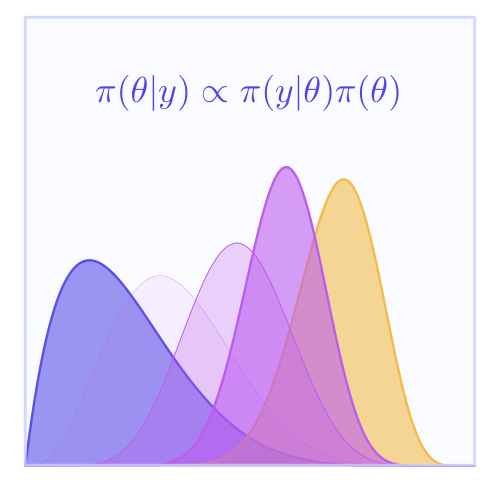

Write the Julia code that produced this figure.
### A Pluto.jl notebook ###
# v0.19.46

using Markdown
using InteractiveUtils

# ╔═╡ f04296a0-7b74-11ef-2f22-35ce664933f5
using StatsPlots

# ╔═╡ fa894bec-a973-403a-a1aa-3b86d2c5f85d
using Distributions

# ╔═╡ c34b0b3c-3fda-430c-ada0-e44e34d73f3e
using Random

# ╔═╡ 7d1e3797-21d5-4c85-9bd7-7c56e2a66539
using Colors

# ╔═╡ fcfc3577-aaba-4156-960c-8bd348c309ec
using LaTeXStrings

# ╔═╡ f317327f-90f2-467a-92bb-4188cf17e640
plum, blue, grey = colorant"#870052", colorant"#4DB5BC", colorant"#222222"

# ╔═╡ 6ba02a70-4c56-42d3-848b-291445ceedc9
c1, c2, c3 = colorant"#BD54EE", colorant"#f5bb3c", colorant"#C7D2FE"

# ╔═╡ e3d2ee68-742e-4efc-83af-fa2339f5db8f
p = 0.6

# ╔═╡ f8c51669-782d-4136-ac83-64ee1d3f28c6
begin
	rng = Xoshiro(200)
	x = rand(rng, Bernoulli(p), 24)
end

# ╔═╡ 547a8be7-bc76-425f-937b-a6be3cd6c3f3
α, β = 2, 7

# ╔═╡ 368c9054-96e8-4059-b8dc-029677ebeef9
prior = Beta(α, β)

# ╔═╡ da7fb093-6b5e-4ec8-9ec1-fb93f4062b92
rectangle(w, h, x, y) = Shape(x .+ [0,w,w,0], y .+ [0,0,h,h])

# ╔═╡ 854601e1-96f0-4ef8-b4a4-116dd31f6fc2
bg = colorant"#5046e5"

# ╔═╡ 1af568fb-05ea-419c-b97c-b95d369ef380
begin
	plt = plot(prior, fillrange=0, c=bg, fillalpha=0.6, lw=2.4, legend=false, axis=false, grid=false, size=(500, 500), xticks=true, yticks=false, background_color=:transparent)
	
	likelihood = Beta(1 + sum(x), 1 + sum(x .== 0))
	plot!(likelihood, c=c2, fillrange=0, fillalpha=0.6, lw=2.4)
	
	for i in eachindex(x)
		i ∉ [3, 10, 24] && continue
		v = collect(Iterators.take(x, i))

		current_posterior = Beta(α + sum(v), β + sum(v .== 0))
		
		fillalpha = 0.034 * i / 1.25
		lw = 0.1 * i
		
		plot!(current_posterior, c=c1, fillrange=0, fillalpha=minimum([fillalpha, 0.6]), lw=lw)
	end

	annotate!(0.5, 5.75, (L"\pi(\theta \vert y) \propto \pi(y \vert \theta) \pi(\theta)", bg), 24)

	posterior = Beta(α + sum(x), β + sum(x .== 0))

	ylims!(0, 7)

	plot!(rectangle(1,6.9,0,0.015), opacity=0.8, fillalpha=0.08, color=c3, lw=3, linecolor=c3)
	
	plt
end

# ╔═╡ b9d35eea-dd1f-4b48-8f4f-f9eddf02dafa
savefig(joinpath(@__DIR__, "updating.svg"))

# ╔═╡ 00000000-0000-0000-0000-000000000001
PLUTO_PROJECT_TOML_CONTENTS = """
[deps]
Colors = "5ae59095-9a9b-59fe-a467-6f913c188581"
Distributions = "31c24e10-a181-5473-b8eb-7969acd0382f"
LaTeXStrings = "b964fa9f-0449-5b57-a5c2-d3ea65f4040f"
Random = "9a3f8284-a2c9-5f02-9a11-845980a1fd5c"
StatsPlots = "f3b207a7-027a-5e70-b257-86293d7955fd"

[compat]
Colors = "~0.12.11"
Distributions = "~0.25.112"
LaTeXStrings = "~1.3.1"
StatsPlots = "~0.15.7"
"""

# ╔═╡ 00000000-0000-0000-0000-000000000002
PLUTO_MANIFEST_TOML_CONTENTS = """
# This file is machine-generated - editing it directly is not advised

julia_version = "1.10.5"
manifest_format = "2.0"
project_hash = "3faf4669d307fd318adc2a84dab7c0780984148f"

[[deps.AbstractFFTs]]
deps = ["LinearAlgebra"]
git-tree-sha1 = "d92ad398961a3ed262d8bf04a1a2b8340f915fef"
uuid = "621f4979-c628-5d54-868e-fcf4e3e8185c"
version = "1.5.0"
weakdeps = ["ChainRulesCore", "Test"]

    [deps.AbstractFFTs.extensions]
    AbstractFFTsChainRulesCoreExt = "ChainRulesCore"
    AbstractFFTsTestExt = "Test"

[[deps.Adapt]]
deps = ["LinearAlgebra", "Requires"]
git-tree-sha1 = "6a55b747d1812e699320963ffde36f1ebdda4099"
uuid = "79e6a3ab-5dfb-504d-930d-738a2a938a0e"
version = "4.0.4"
weakdeps = ["StaticArrays"]

    [deps.Adapt.extensions]
    AdaptStaticArraysExt = "StaticArrays"

[[deps.AliasTables]]
deps = ["PtrArrays", "Random"]
git-tree-sha1 = "9876e1e164b144ca45e9e3198d0b689cadfed9ff"
uuid = "66dad0bd-aa9a-41b7-9441-69ab47430ed8"
version = "1.1.3"

[[deps.ArgTools]]
uuid = "0dad84c5-d112-42e6-8d28-ef12dabb789f"
version = "1.1.1"

[[deps.Arpack]]
deps = ["Arpack_jll", "Libdl", "LinearAlgebra", "Logging"]
git-tree-sha1 = "9b9b347613394885fd1c8c7729bfc60528faa436"
uuid = "7d9fca2a-8960-54d3-9f78-7d1dccf2cb97"
version = "0.5.4"

[[deps.Arpack_jll]]
deps = ["Artifacts", "CompilerSupportLibraries_jll", "JLLWrappers", "Libdl", "OpenBLAS_jll", "Pkg"]
git-tree-sha1 = "5ba6c757e8feccf03a1554dfaf3e26b3cfc7fd5e"
uuid = "68821587-b530-5797-8361-c406ea357684"
version = "3.5.1+1"

[[deps.Artifacts]]
uuid = "56f22d72-fd6d-98f1-02f0-08ddc0907c33"

[[deps.AxisAlgorithms]]
deps = ["LinearAlgebra", "Random", "SparseArrays", "WoodburyMatrices"]
git-tree-sha1 = "01b8ccb13d68535d73d2b0c23e39bd23155fb712"
uuid = "13072b0f-2c55-5437-9ae7-d433b7a33950"
version = "1.1.0"

[[deps.Base64]]
uuid = "2a0f44e3-6c83-55bd-87e4-b1978d98bd5f"

[[deps.BitFlags]]
git-tree-sha1 = "0691e34b3bb8be9307330f88d1a3c3f25466c24d"
uuid = "d1d4a3ce-64b1-5f1a-9ba4-7e7e69966f35"
version = "0.1.9"

[[deps.Bzip2_jll]]
deps = ["Artifacts", "JLLWrappers", "Libdl", "Pkg"]
git-tree-sha1 = "9e2a6b69137e6969bab0152632dcb3bc108c8bdd"
uuid = "6e34b625-4abd-537c-b88f-471c36dfa7a0"
version = "1.0.8+1"

[[deps.Cairo_jll]]
deps = ["Artifacts", "Bzip2_jll", "CompilerSupportLibraries_jll", "Fontconfig_jll", "FreeType2_jll", "Glib_jll", "JLLWrappers", "LZO_jll", "Libdl", "Pixman_jll", "Xorg_libXext_jll", "Xorg_libXrender_jll", "Zlib_jll", "libpng_jll"]
git-tree-sha1 = "a2f1c8c668c8e3cb4cca4e57a8efdb09067bb3fd"
uuid = "83423d85-b0ee-5818-9007-b63ccbeb887a"
version = "1.18.0+2"

[[deps.ChainRulesCore]]
deps = ["Compat", "LinearAlgebra"]
git-tree-sha1 = "3e4b134270b372f2ed4d4d0e936aabaefc1802bc"
uuid = "d360d2e6-b24c-11e9-a2a3-2a2ae2dbcce4"
version = "1.25.0"
weakdeps = ["SparseArrays"]

    [deps.ChainRulesCore.extensions]
    ChainRulesCoreSparseArraysExt = "SparseArrays"

[[deps.Clustering]]
deps = ["Distances", "LinearAlgebra", "NearestNeighbors", "Printf", "Random", "SparseArrays", "Statistics", "StatsBase"]
git-tree-sha1 = "9ebb045901e9bbf58767a9f34ff89831ed711aae"
uuid = "aaaa29a8-35af-508c-8bc3-b662a17a0fe5"
version = "0.15.7"

[[deps.CodecZlib]]
deps = ["TranscodingStreams", "Zlib_jll"]
git-tree-sha1 = "bce6804e5e6044c6daab27bb533d1295e4a2e759"
uuid = "944b1d66-785c-5afd-91f1-9de20f533193"
version = "0.7.6"

[[deps.ColorSchemes]]
deps = ["ColorTypes", "ColorVectorSpace", "Colors", "FixedPointNumbers", "PrecompileTools", "Random"]
git-tree-sha1 = "b5278586822443594ff615963b0c09755771b3e0"
uuid = "35d6a980-a343-548e-a6ea-1d62b119f2f4"
version = "3.26.0"

[[deps.ColorTypes]]
deps = ["FixedPointNumbers", "Random"]
git-tree-sha1 = "b10d0b65641d57b8b4d5e234446582de5047050d"
uuid = "3da002f7-5984-5a60-b8a6-cbb66c0b333f"
version = "0.11.5"

[[deps.ColorVectorSpace]]
deps = ["ColorTypes", "FixedPointNumbers", "LinearAlgebra", "Requires", "Statistics", "TensorCore"]
git-tree-sha1 = "a1f44953f2382ebb937d60dafbe2deea4bd23249"
uuid = "c3611d14-8923-5661-9e6a-0046d554d3a4"
version = "0.10.0"
weakdeps = ["SpecialFunctions"]

    [deps.ColorVectorSpace.extensions]
    SpecialFunctionsExt = "SpecialFunctions"

[[deps.Colors]]
deps = ["ColorTypes", "FixedPointNumbers", "Reexport"]
git-tree-sha1 = "362a287c3aa50601b0bc359053d5c2468f0e7ce0"
uuid = "5ae59095-9a9b-59fe-a467-6f913c188581"
version = "0.12.11"

[[deps.Compat]]
deps = ["TOML", "UUIDs"]
git-tree-sha1 = "8ae8d32e09f0dcf42a36b90d4e17f5dd2e4c4215"
uuid = "34da2185-b29b-5c13-b0c7-acf172513d20"
version = "4.16.0"
weakdeps = ["Dates", "LinearAlgebra"]

    [deps.Compat.extensions]
    CompatLinearAlgebraExt = "LinearAlgebra"

[[deps.CompilerSupportLibraries_jll]]
deps = ["Artifacts", "Libdl"]
uuid = "e66e0078-7015-5450-92f7-15fbd957f2ae"
version = "1.1.1+0"

[[deps.ConcurrentUtilities]]
deps = ["Serialization", "Sockets"]
git-tree-sha1 = "ea32b83ca4fefa1768dc84e504cc0a94fb1ab8d1"
uuid = "f0e56b4a-5159-44fe-b623-3e5288b988bb"
version = "2.4.2"

[[deps.Contour]]
git-tree-sha1 = "439e35b0b36e2e5881738abc8857bd92ad6ff9a8"
uuid = "d38c429a-6771-53c6-b99e-75d170b6e991"
version = "0.6.3"

[[deps.DataAPI]]
git-tree-sha1 = "abe83f3a2f1b857aac70ef8b269080af17764bbe"
uuid = "9a962f9c-6df0-11e9-0e5d-c546b8b5ee8a"
version = "1.16.0"

[[deps.DataStructures]]
deps = ["Compat", "InteractiveUtils", "OrderedCollections"]
git-tree-sha1 = "1d0a14036acb104d9e89698bd408f63ab58cdc82"
uuid = "864edb3b-99cc-5e75-8d2d-829cb0a9cfe8"
version = "0.18.20"

[[deps.DataValueInterfaces]]
git-tree-sha1 = "bfc1187b79289637fa0ef6d4436ebdfe6905cbd6"
uuid = "e2d170a0-9d28-54be-80f0-106bbe20a464"
version = "1.0.0"

[[deps.Dates]]
deps = ["Printf"]
uuid = "ade2ca70-3891-5945-98fb-dc099432e06a"

[[deps.Dbus_jll]]
deps = ["Artifacts", "Expat_jll", "JLLWrappers", "Libdl"]
git-tree-sha1 = "fc173b380865f70627d7dd1190dc2fce6cc105af"
uuid = "ee1fde0b-3d02-5ea6-8484-8dfef6360eab"
version = "1.14.10+0"

[[deps.DelimitedFiles]]
deps = ["Mmap"]
git-tree-sha1 = "9e2f36d3c96a820c678f2f1f1782582fcf685bae"
uuid = "8bb1440f-4735-579b-a4ab-409b98df4dab"
version = "1.9.1"

[[deps.Distances]]
deps = ["LinearAlgebra", "Statistics", "StatsAPI"]
git-tree-sha1 = "66c4c81f259586e8f002eacebc177e1fb06363b0"
uuid = "b4f34e82-e78d-54a5-968a-f98e89d6e8f7"
version = "0.10.11"
weakdeps = ["ChainRulesCore", "SparseArrays"]

    [deps.Distances.extensions]
    DistancesChainRulesCoreExt = "ChainRulesCore"
    DistancesSparseArraysExt = "SparseArrays"

[[deps.Distributed]]
deps = ["Random", "Serialization", "Sockets"]
uuid = "8ba89e20-285c-5b6f-9357-94700520ee1b"

[[deps.Distributions]]
deps = ["AliasTables", "FillArrays", "LinearAlgebra", "PDMats", "Printf", "QuadGK", "Random", "SpecialFunctions", "Statistics", "StatsAPI", "StatsBase", "StatsFuns"]
git-tree-sha1 = "d7477ecdafb813ddee2ae727afa94e9dcb5f3fb0"
uuid = "31c24e10-a181-5473-b8eb-7969acd0382f"
version = "0.25.112"

    [deps.Distributions.extensions]
    DistributionsChainRulesCoreExt = "ChainRulesCore"
    DistributionsDensityInterfaceExt = "DensityInterface"
    DistributionsTestExt = "Test"

    [deps.Distributions.weakdeps]
    ChainRulesCore = "d360d2e6-b24c-11e9-a2a3-2a2ae2dbcce4"
    DensityInterface = "b429d917-457f-4dbc-8f4c-0cc954292b1d"
    Test = "8dfed614-e22c-5e08-85e1-65c5234f0b40"

[[deps.DocStringExtensions]]
deps = ["LibGit2"]
git-tree-sha1 = "2fb1e02f2b635d0845df5d7c167fec4dd739b00d"
uuid = "ffbed154-4ef7-542d-bbb7-c09d3a79fcae"
version = "0.9.3"

[[deps.Downloads]]
deps = ["ArgTools", "FileWatching", "LibCURL", "NetworkOptions"]
uuid = "f43a241f-c20a-4ad4-852c-f6b1247861c6"
version = "1.6.0"

[[deps.EpollShim_jll]]
deps = ["Artifacts", "JLLWrappers", "Libdl"]
git-tree-sha1 = "8e9441ee83492030ace98f9789a654a6d0b1f643"
uuid = "2702e6a9-849d-5ed8-8c21-79e8b8f9ee43"
version = "0.0.20230411+0"

[[deps.ExceptionUnwrapping]]
deps = ["Test"]
git-tree-sha1 = "dcb08a0d93ec0b1cdc4af184b26b591e9695423a"
uuid = "460bff9d-24e4-43bc-9d9f-a8973cb893f4"
version = "0.1.10"

[[deps.Expat_jll]]
deps = ["Artifacts", "JLLWrappers", "Libdl"]
git-tree-sha1 = "1c6317308b9dc757616f0b5cb379db10494443a7"
uuid = "2e619515-83b5-522b-bb60-26c02a35a201"
version = "2.6.2+0"

[[deps.FFMPEG]]
deps = ["FFMPEG_jll"]
git-tree-sha1 = "53ebe7511fa11d33bec688a9178fac4e49eeee00"
uuid = "c87230d0-a227-11e9-1b43-d7ebe4e7570a"
version = "0.4.2"

[[deps.FFMPEG_jll]]
deps = ["Artifacts", "Bzip2_jll", "FreeType2_jll", "FriBidi_jll", "JLLWrappers", "LAME_jll", "Libdl", "Ogg_jll", "OpenSSL_jll", "Opus_jll", "PCRE2_jll", "Zlib_jll", "libaom_jll", "libass_jll", "libfdk_aac_jll", "libvorbis_jll", "x264_jll", "x265_jll"]
git-tree-sha1 = "466d45dc38e15794ec7d5d63ec03d776a9aff36e"
uuid = "b22a6f82-2f65-5046-a5b2-351ab43fb4e5"
version = "4.4.4+1"

[[deps.FFTW]]
deps = ["AbstractFFTs", "FFTW_jll", "LinearAlgebra", "MKL_jll", "Preferences", "Reexport"]
git-tree-sha1 = "4820348781ae578893311153d69049a93d05f39d"
uuid = "7a1cc6ca-52ef-59f5-83cd-3a7055c09341"
version = "1.8.0"

[[deps.FFTW_jll]]
deps = ["Artifacts", "JLLWrappers", "Libdl", "Pkg"]
git-tree-sha1 = "4d81ed14783ec49ce9f2e168208a12ce1815aa25"
uuid = "f5851436-0d7a-5f13-b9de-f02708fd171a"
version = "3.3.10+1"

[[deps.FileWatching]]
uuid = "7b1f6079-737a-58dc-b8bc-7a2ca5c1b5ee"

[[deps.FillArrays]]
deps = ["LinearAlgebra"]
git-tree-sha1 = "6a70198746448456524cb442b8af316927ff3e1a"
uuid = "1a297f60-69ca-5386-bcde-b61e274b549b"
version = "1.13.0"
weakdeps = ["PDMats", "SparseArrays", "Statistics"]

    [deps.FillArrays.extensions]
    FillArraysPDMatsExt = "PDMats"
    FillArraysSparseArraysExt = "SparseArrays"
    FillArraysStatisticsExt = "Statistics"

[[deps.FixedPointNumbers]]
deps = ["Statistics"]
git-tree-sha1 = "05882d6995ae5c12bb5f36dd2ed3f61c98cbb172"
uuid = "53c48c17-4a7d-5ca2-90c5-79b7896eea93"
version = "0.8.5"

[[deps.Fontconfig_jll]]
deps = ["Artifacts", "Bzip2_jll", "Expat_jll", "FreeType2_jll", "JLLWrappers", "Libdl", "Libuuid_jll", "Zlib_jll"]
git-tree-sha1 = "db16beca600632c95fc8aca29890d83788dd8b23"
uuid = "a3f928ae-7b40-5064-980b-68af3947d34b"
version = "2.13.96+0"

[[deps.Format]]
git-tree-sha1 = "9c68794ef81b08086aeb32eeaf33531668d5f5fc"
uuid = "1fa38f19-a742-5d3f-a2b9-30dd87b9d5f8"
version = "1.3.7"

[[deps.FreeType2_jll]]
deps = ["Artifacts", "Bzip2_jll", "JLLWrappers", "Libdl", "Zlib_jll"]
git-tree-sha1 = "5c1d8ae0efc6c2e7b1fc502cbe25def8f661b7bc"
uuid = "d7e528f0-a631-5988-bf34-fe36492bcfd7"
version = "2.13.2+0"

[[deps.FriBidi_jll]]
deps = ["Artifacts", "JLLWrappers", "Libdl"]
git-tree-sha1 = "1ed150b39aebcc805c26b93a8d0122c940f64ce2"
uuid = "559328eb-81f9-559d-9380-de523a88c83c"
version = "1.0.14+0"

[[deps.GLFW_jll]]
deps = ["Artifacts", "JLLWrappers", "Libdl", "Libglvnd_jll", "Xorg_libXcursor_jll", "Xorg_libXi_jll", "Xorg_libXinerama_jll", "Xorg_libXrandr_jll", "libdecor_jll", "xkbcommon_jll"]
git-tree-sha1 = "532f9126ad901533af1d4f5c198867227a7bb077"
uuid = "0656b61e-2033-5cc2-a64a-77c0f6c09b89"
version = "3.4.0+1"

[[deps.GR]]
deps = ["Artifacts", "Base64", "DelimitedFiles", "Downloads", "GR_jll", "HTTP", "JSON", "Libdl", "LinearAlgebra", "Preferences", "Printf", "Qt6Wayland_jll", "Random", "Serialization", "Sockets", "TOML", "Tar", "Test", "p7zip_jll"]
git-tree-sha1 = "629693584cef594c3f6f99e76e7a7ad17e60e8d5"
uuid = "28b8d3ca-fb5f-59d9-8090-bfdbd6d07a71"
version = "0.73.7"

[[deps.GR_jll]]
deps = ["Artifacts", "Bzip2_jll", "Cairo_jll", "FFMPEG_jll", "Fontconfig_jll", "FreeType2_jll", "GLFW_jll", "JLLWrappers", "JpegTurbo_jll", "Libdl", "Libtiff_jll", "Pixman_jll", "Qt6Base_jll", "Zlib_jll", "libpng_jll"]
git-tree-sha1 = "a8863b69c2a0859f2c2c87ebdc4c6712e88bdf0d"
uuid = "d2c73de3-f751-5644-a686-071e5b155ba9"
version = "0.73.7+0"

[[deps.Gettext_jll]]
deps = ["Artifacts", "CompilerSupportLibraries_jll", "JLLWrappers", "Libdl", "Libiconv_jll", "Pkg", "XML2_jll"]
git-tree-sha1 = "9b02998aba7bf074d14de89f9d37ca24a1a0b046"
uuid = "78b55507-aeef-58d4-861c-77aaff3498b1"
version = "0.21.0+0"

[[deps.Glib_jll]]
deps = ["Artifacts", "Gettext_jll", "JLLWrappers", "Libdl", "Libffi_jll", "Libiconv_jll", "Libmount_jll", "PCRE2_jll", "Zlib_jll"]
git-tree-sha1 = "7c82e6a6cd34e9d935e9aa4051b66c6ff3af59ba"
uuid = "7746bdde-850d-59dc-9ae8-88ece973131d"
version = "2.80.2+0"

[[deps.Graphite2_jll]]
deps = ["Artifacts", "JLLWrappers", "Libdl", "Pkg"]
git-tree-sha1 = "344bf40dcab1073aca04aa0df4fb092f920e4011"
uuid = "3b182d85-2403-5c21-9c21-1e1f0cc25472"
version = "1.3.14+0"

[[deps.Grisu]]
git-tree-sha1 = "53bb909d1151e57e2484c3d1b53e19552b887fb2"
uuid = "42e2da0e-8278-4e71-bc24-59509adca0fe"
version = "1.0.2"

[[deps.HTTP]]
deps = ["Base64", "CodecZlib", "ConcurrentUtilities", "Dates", "ExceptionUnwrapping", "Logging", "LoggingExtras", "MbedTLS", "NetworkOptions", "OpenSSL", "Random", "SimpleBufferStream", "Sockets", "URIs", "UUIDs"]
git-tree-sha1 = "d1d712be3164d61d1fb98e7ce9bcbc6cc06b45ed"
uuid = "cd3eb016-35fb-5094-929b-558a96fad6f3"
version = "1.10.8"

[[deps.HarfBuzz_jll]]
deps = ["Artifacts", "Cairo_jll", "Fontconfig_jll", "FreeType2_jll", "Glib_jll", "Graphite2_jll", "JLLWrappers", "Libdl", "Libffi_jll"]
git-tree-sha1 = "401e4f3f30f43af2c8478fc008da50096ea5240f"
uuid = "2e76f6c2-a576-52d4-95c1-20adfe4de566"
version = "8.3.1+0"

[[deps.HypergeometricFunctions]]
deps = ["LinearAlgebra", "OpenLibm_jll", "SpecialFunctions"]
git-tree-sha1 = "7c4195be1649ae622304031ed46a2f4df989f1eb"
uuid = "34004b35-14d8-5ef3-9330-4cdb6864b03a"
version = "0.3.24"

[[deps.IntelOpenMP_jll]]
deps = ["Artifacts", "JLLWrappers", "LazyArtifacts", "Libdl"]
git-tree-sha1 = "10bd689145d2c3b2a9844005d01087cc1194e79e"
uuid = "1d5cc7b8-4909-519e-a0f8-d0f5ad9712d0"
version = "2024.2.1+0"

[[deps.InteractiveUtils]]
deps = ["Markdown"]
uuid = "b77e0a4c-d291-57a0-90e8-8db25a27a240"

[[deps.Interpolations]]
deps = ["Adapt", "AxisAlgorithms", "ChainRulesCore", "LinearAlgebra", "OffsetArrays", "Random", "Ratios", "Requires", "SharedArrays", "SparseArrays", "StaticArrays", "WoodburyMatrices"]
git-tree-sha1 = "88a101217d7cb38a7b481ccd50d21876e1d1b0e0"
uuid = "a98d9a8b-a2ab-59e6-89dd-64a1c18fca59"
version = "0.15.1"
weakdeps = ["Unitful"]

    [deps.Interpolations.extensions]
    InterpolationsUnitfulExt = "Unitful"

[[deps.IrrationalConstants]]
git-tree-sha1 = "630b497eafcc20001bba38a4651b327dcfc491d2"
uuid = "92d709cd-6900-40b7-9082-c6be49f344b6"
version = "0.2.2"

[[deps.IteratorInterfaceExtensions]]
git-tree-sha1 = "a3f24677c21f5bbe9d2a714f95dcd58337fb2856"
uuid = "82899510-4779-5014-852e-03e436cf321d"
version = "1.0.0"

[[deps.JLFzf]]
deps = ["Pipe", "REPL", "Random", "fzf_jll"]
git-tree-sha1 = "39d64b09147620f5ffbf6b2d3255be3c901bec63"
uuid = "1019f520-868f-41f5-a6de-eb00f4b6a39c"
version = "0.1.8"

[[deps.JLLWrappers]]
deps = ["Artifacts", "Preferences"]
git-tree-sha1 = "f389674c99bfcde17dc57454011aa44d5a260a40"
uuid = "692b3bcd-3c85-4b1f-b108-f13ce0eb3210"
version = "1.6.0"

[[deps.JSON]]
deps = ["Dates", "Mmap", "Parsers", "Unicode"]
git-tree-sha1 = "31e996f0a15c7b280ba9f76636b3ff9e2ae58c9a"
uuid = "682c06a0-de6a-54ab-a142-c8b1cf79cde6"
version = "0.21.4"

[[deps.JpegTurbo_jll]]
deps = ["Artifacts", "JLLWrappers", "Libdl"]
git-tree-sha1 = "c84a835e1a09b289ffcd2271bf2a337bbdda6637"
uuid = "aacddb02-875f-59d6-b918-886e6ef4fbf8"
version = "3.0.3+0"

[[deps.KernelDensity]]
deps = ["Distributions", "DocStringExtensions", "FFTW", "Interpolations", "StatsBase"]
git-tree-sha1 = "7d703202e65efa1369de1279c162b915e245eed1"
uuid = "5ab0869b-81aa-558d-bb23-cbf5423bbe9b"
version = "0.6.9"

[[deps.LAME_jll]]
deps = ["Artifacts", "JLLWrappers", "Libdl"]
git-tree-sha1 = "170b660facf5df5de098d866564877e119141cbd"
uuid = "c1c5ebd0-6772-5130-a774-d5fcae4a789d"
version = "3.100.2+0"

[[deps.LERC_jll]]
deps = ["Artifacts", "JLLWrappers", "Libdl", "Pkg"]
git-tree-sha1 = "bf36f528eec6634efc60d7ec062008f171071434"
uuid = "88015f11-f218-50d7-93a8-a6af411a945d"
version = "3.0.0+1"

[[deps.LLVMOpenMP_jll]]
deps = ["Artifacts", "JLLWrappers", "Libdl"]
git-tree-sha1 = "78211fb6cbc872f77cad3fc0b6cf647d923f4929"
uuid = "1d63c593-3942-5779-bab2-d838dc0a180e"
version = "18.1.7+0"

[[deps.LZO_jll]]
deps = ["Artifacts", "JLLWrappers", "Libdl"]
git-tree-sha1 = "854a9c268c43b77b0a27f22d7fab8d33cdb3a731"
uuid = "dd4b983a-f0e5-5f8d-a1b7-129d4a5fb1ac"
version = "2.10.2+1"

[[deps.LaTeXStrings]]
git-tree-sha1 = "50901ebc375ed41dbf8058da26f9de442febbbec"
uuid = "b964fa9f-0449-5b57-a5c2-d3ea65f4040f"
version = "1.3.1"

[[deps.Latexify]]
deps = ["Format", "InteractiveUtils", "LaTeXStrings", "MacroTools", "Markdown", "OrderedCollections", "Requires"]
git-tree-sha1 = "ce5f5621cac23a86011836badfedf664a612cee4"
uuid = "23fbe1c1-3f47-55db-b15f-69d7ec21a316"
version = "0.16.5"

    [deps.Latexify.extensions]
    DataFramesExt = "DataFrames"
    SparseArraysExt = "SparseArrays"
    SymEngineExt = "SymEngine"

    [deps.Latexify.weakdeps]
    DataFrames = "a93c6f00-e57d-5684-b7b6-d8193f3e46c0"
    SparseArrays = "2f01184e-e22b-5df5-ae63-d93ebab69eaf"
    SymEngine = "123dc426-2d89-5057-bbad-38513e3affd8"

[[deps.LazyArtifacts]]
deps = ["Artifacts", "Pkg"]
uuid = "4af54fe1-eca0-43a8-85a7-787d91b784e3"

[[deps.LibCURL]]
deps = ["LibCURL_jll", "MozillaCACerts_jll"]
uuid = "b27032c2-a3e7-50c8-80cd-2d36dbcbfd21"
version = "0.6.4"

[[deps.LibCURL_jll]]
deps = ["Artifacts", "LibSSH2_jll", "Libdl", "MbedTLS_jll", "Zlib_jll", "nghttp2_jll"]
uuid = "deac9b47-8bc7-5906-a0fe-35ac56dc84c0"
version = "8.4.0+0"

[[deps.LibGit2]]
deps = ["Base64", "LibGit2_jll", "NetworkOptions", "Printf", "SHA"]
uuid = "76f85450-5226-5b5a-8eaa-529ad045b433"

[[deps.LibGit2_jll]]
deps = ["Artifacts", "LibSSH2_jll", "Libdl", "MbedTLS_jll"]
uuid = "e37daf67-58a4-590a-8e99-b0245dd2ffc5"
version = "1.6.4+0"

[[deps.LibSSH2_jll]]
deps = ["Artifacts", "Libdl", "MbedTLS_jll"]
uuid = "29816b5a-b9ab-546f-933c-edad1886dfa8"
version = "1.11.0+1"

[[deps.Libdl]]
uuid = "8f399da3-3557-5675-b5ff-fb832c97cbdb"

[[deps.Libffi_jll]]
deps = ["Artifacts", "JLLWrappers", "Libdl", "Pkg"]
git-tree-sha1 = "0b4a5d71f3e5200a7dff793393e09dfc2d874290"
uuid = "e9f186c6-92d2-5b65-8a66-fee21dc1b490"
version = "3.2.2+1"

[[deps.Libgcrypt_jll]]
deps = ["Artifacts", "JLLWrappers", "Libdl", "Libgpg_error_jll"]
git-tree-sha1 = "9fd170c4bbfd8b935fdc5f8b7aa33532c991a673"
uuid = "d4300ac3-e22c-5743-9152-c294e39db1e4"
version = "1.8.11+0"

[[deps.Libglvnd_jll]]
deps = ["Artifacts", "JLLWrappers", "Libdl", "Pkg", "Xorg_libX11_jll", "Xorg_libXext_jll"]
git-tree-sha1 = "6f73d1dd803986947b2c750138528a999a6c7733"
uuid = "7e76a0d4-f3c7-5321-8279-8d96eeed0f29"
version = "1.6.0+0"

[[deps.Libgpg_error_jll]]
deps = ["Artifacts", "JLLWrappers", "Libdl"]
git-tree-sha1 = "fbb1f2bef882392312feb1ede3615ddc1e9b99ed"
uuid = "7add5ba3-2f88-524e-9cd5-f83b8a55f7b8"
version = "1.49.0+0"

[[deps.Libiconv_jll]]
deps = ["Artifacts", "JLLWrappers", "Libdl"]
git-tree-sha1 = "f9557a255370125b405568f9767d6d195822a175"
uuid = "94ce4f54-9a6c-5748-9c1c-f9c7231a4531"
version = "1.17.0+0"

[[deps.Libmount_jll]]
deps = ["Artifacts", "JLLWrappers", "Libdl"]
git-tree-sha1 = "0c4f9c4f1a50d8f35048fa0532dabbadf702f81e"
uuid = "4b2f31a3-9ecc-558c-b454-b3730dcb73e9"
version = "2.40.1+0"

[[deps.Libtiff_jll]]
deps = ["Artifacts", "JLLWrappers", "JpegTurbo_jll", "LERC_jll", "Libdl", "XZ_jll", "Zlib_jll", "Zstd_jll"]
git-tree-sha1 = "2da088d113af58221c52828a80378e16be7d037a"
uuid = "89763e89-9b03-5906-acba-b20f662cd828"
version = "4.5.1+1"

[[deps.Libuuid_jll]]
deps = ["Artifacts", "JLLWrappers", "Libdl"]
git-tree-sha1 = "5ee6203157c120d79034c748a2acba45b82b8807"
uuid = "38a345b3-de98-5d2b-a5d3-14cd9215e700"
version = "2.40.1+0"

[[deps.LinearAlgebra]]
deps = ["Libdl", "OpenBLAS_jll", "libblastrampoline_jll"]
uuid = "37e2e46d-f89d-539d-b4ee-838fcccc9c8e"

[[deps.LogExpFunctions]]
deps = ["DocStringExtensions", "IrrationalConstants", "LinearAlgebra"]
git-tree-sha1 = "a2d09619db4e765091ee5c6ffe8872849de0feea"
uuid = "2ab3a3ac-af41-5b50-aa03-7779005ae688"
version = "0.3.28"

    [deps.LogExpFunctions.extensions]
    LogExpFunctionsChainRulesCoreExt = "ChainRulesCore"
    LogExpFunctionsChangesOfVariablesExt = "ChangesOfVariables"
    LogExpFunctionsInverseFunctionsExt = "InverseFunctions"

    [deps.LogExpFunctions.weakdeps]
    ChainRulesCore = "d360d2e6-b24c-11e9-a2a3-2a2ae2dbcce4"
    ChangesOfVariables = "9e997f8a-9a97-42d5-a9f1-ce6bfc15e2c0"
    InverseFunctions = "3587e190-3f89-42d0-90ee-14403ec27112"

[[deps.Logging]]
uuid = "56ddb016-857b-54e1-b83d-db4d58db5568"

[[deps.LoggingExtras]]
deps = ["Dates", "Logging"]
git-tree-sha1 = "c1dd6d7978c12545b4179fb6153b9250c96b0075"
uuid = "e6f89c97-d47a-5376-807f-9c37f3926c36"
version = "1.0.3"

[[deps.MKL_jll]]
deps = ["Artifacts", "IntelOpenMP_jll", "JLLWrappers", "LazyArtifacts", "Libdl", "oneTBB_jll"]
git-tree-sha1 = "f046ccd0c6db2832a9f639e2c669c6fe867e5f4f"
uuid = "856f044c-d86e-5d09-b602-aeab76dc8ba7"
version = "2024.2.0+0"

[[deps.MacroTools]]
deps = ["Markdown", "Random"]
git-tree-sha1 = "2fa9ee3e63fd3a4f7a9a4f4744a52f4856de82df"
uuid = "1914dd2f-81c6-5fcd-8719-6d5c9610ff09"
version = "0.5.13"

[[deps.Markdown]]
deps = ["Base64"]
uuid = "d6f4376e-aef5-505a-96c1-9c027394607a"

[[deps.MbedTLS]]
deps = ["Dates", "MbedTLS_jll", "MozillaCACerts_jll", "NetworkOptions", "Random", "Sockets"]
git-tree-sha1 = "c067a280ddc25f196b5e7df3877c6b226d390aaf"
uuid = "739be429-bea8-5141-9913-cc70e7f3736d"
version = "1.1.9"

[[deps.MbedTLS_jll]]
deps = ["Artifacts", "Libdl"]
uuid = "c8ffd9c3-330d-5841-b78e-0817d7145fa1"
version = "2.28.2+1"

[[deps.Measures]]
git-tree-sha1 = "c13304c81eec1ed3af7fc20e75fb6b26092a1102"
uuid = "442fdcdd-2543-5da2-b0f3-8c86c306513e"
version = "0.3.2"

[[deps.Missings]]
deps = ["DataAPI"]
git-tree-sha1 = "ec4f7fbeab05d7747bdf98eb74d130a2a2ed298d"
uuid = "e1d29d7a-bbdc-5cf2-9ac0-f12de2c33e28"
version = "1.2.0"

[[deps.Mmap]]
uuid = "a63ad114-7e13-5084-954f-fe012c677804"

[[deps.MozillaCACerts_jll]]
uuid = "14a3606d-f60d-562e-9121-12d972cd8159"
version = "2023.1.10"

[[deps.MultivariateStats]]
deps = ["Arpack", "Distributions", "LinearAlgebra", "SparseArrays", "Statistics", "StatsAPI", "StatsBase"]
git-tree-sha1 = "816620e3aac93e5b5359e4fdaf23ca4525b00ddf"
uuid = "6f286f6a-111f-5878-ab1e-185364afe411"
version = "0.10.3"

[[deps.NaNMath]]
deps = ["OpenLibm_jll"]
git-tree-sha1 = "0877504529a3e5c3343c6f8b4c0381e57e4387e4"
uuid = "77ba4419-2d1f-58cd-9bb1-8ffee604a2e3"
version = "1.0.2"

[[deps.NearestNeighbors]]
deps = ["Distances", "StaticArrays"]
git-tree-sha1 = "3cebfc94a0754cc329ebc3bab1e6c89621e791ad"
uuid = "b8a86587-4115-5ab1-83bc-aa920d37bbce"
version = "0.4.20"

[[deps.NetworkOptions]]
uuid = "ca575930-c2e3-43a9-ace4-1e988b2c1908"
version = "1.2.0"

[[deps.Observables]]
git-tree-sha1 = "7438a59546cf62428fc9d1bc94729146d37a7225"
uuid = "510215fc-4207-5dde-b226-833fc4488ee2"
version = "0.5.5"

[[deps.OffsetArrays]]
git-tree-sha1 = "1a27764e945a152f7ca7efa04de513d473e9542e"
uuid = "6fe1bfb0-de20-5000-8ca7-80f57d26f881"
version = "1.14.1"
weakdeps = ["Adapt"]

    [deps.OffsetArrays.extensions]
    OffsetArraysAdaptExt = "Adapt"

[[deps.Ogg_jll]]
deps = ["Artifacts", "JLLWrappers", "Libdl", "Pkg"]
git-tree-sha1 = "887579a3eb005446d514ab7aeac5d1d027658b8f"
uuid = "e7412a2a-1a6e-54c0-be00-318e2571c051"
version = "1.3.5+1"

[[deps.OpenBLAS_jll]]
deps = ["Artifacts", "CompilerSupportLibraries_jll", "Libdl"]
uuid = "4536629a-c528-5b80-bd46-f80d51c5b363"
version = "0.3.23+4"

[[deps.OpenLibm_jll]]
deps = ["Artifacts", "Libdl"]
uuid = "05823500-19ac-5b8b-9628-191a04bc5112"
version = "0.8.1+2"

[[deps.OpenSSL]]
deps = ["BitFlags", "Dates", "MozillaCACerts_jll", "OpenSSL_jll", "Sockets"]
git-tree-sha1 = "38cb508d080d21dc1128f7fb04f20387ed4c0af4"
uuid = "4d8831e6-92b7-49fb-bdf8-b643e874388c"
version = "1.4.3"

[[deps.OpenSSL_jll]]
deps = ["Artifacts", "JLLWrappers", "Libdl"]
git-tree-sha1 = "7493f61f55a6cce7325f197443aa80d32554ba10"
uuid = "458c3c95-2e84-50aa-8efc-19380b2a3a95"
version = "3.0.15+1"

[[deps.OpenSpecFun_jll]]
deps = ["Artifacts", "CompilerSupportLibraries_jll", "JLLWrappers", "Libdl", "Pkg"]
git-tree-sha1 = "13652491f6856acfd2db29360e1bbcd4565d04f1"
uuid = "efe28fd5-8261-553b-a9e1-b2916fc3738e"
version = "0.5.5+0"

[[deps.Opus_jll]]
deps = ["Artifacts", "JLLWrappers", "Libdl"]
git-tree-sha1 = "6703a85cb3781bd5909d48730a67205f3f31a575"
uuid = "91d4177d-7536-5919-b921-800302f37372"
version = "1.3.3+0"

[[deps.OrderedCollections]]
git-tree-sha1 = "dfdf5519f235516220579f949664f1bf44e741c5"
uuid = "bac558e1-5e72-5ebc-8fee-abe8a469f55d"
version = "1.6.3"

[[deps.PCRE2_jll]]
deps = ["Artifacts", "Libdl"]
uuid = "efcefdf7-47ab-520b-bdef-62a2eaa19f15"
version = "10.42.0+1"

[[deps.PDMats]]
deps = ["LinearAlgebra", "SparseArrays", "SuiteSparse"]
git-tree-sha1 = "949347156c25054de2db3b166c52ac4728cbad65"
uuid = "90014a1f-27ba-587c-ab20-58faa44d9150"
version = "0.11.31"

[[deps.Pango_jll]]
deps = ["Artifacts", "Cairo_jll", "Fontconfig_jll", "FreeType2_jll", "FriBidi_jll", "Glib_jll", "HarfBuzz_jll", "JLLWrappers", "Libdl"]
git-tree-sha1 = "e127b609fb9ecba6f201ba7ab753d5a605d53801"
uuid = "36c8627f-9965-5494-a995-c6b170f724f3"
version = "1.54.1+0"

[[deps.Parsers]]
deps = ["Dates", "PrecompileTools", "UUIDs"]
git-tree-sha1 = "8489905bcdbcfac64d1daa51ca07c0d8f0283821"
uuid = "69de0a69-1ddd-5017-9359-2bf0b02dc9f0"
version = "2.8.1"

[[deps.Pipe]]
git-tree-sha1 = "6842804e7867b115ca9de748a0cf6b364523c16d"
uuid = "b98c9c47-44ae-5843-9183-064241ee97a0"
version = "1.3.0"

[[deps.Pixman_jll]]
deps = ["Artifacts", "CompilerSupportLibraries_jll", "JLLWrappers", "LLVMOpenMP_jll", "Libdl"]
git-tree-sha1 = "35621f10a7531bc8fa58f74610b1bfb70a3cfc6b"
uuid = "30392449-352a-5448-841d-b1acce4e97dc"
version = "0.43.4+0"

[[deps.Pkg]]
deps = ["Artifacts", "Dates", "Downloads", "FileWatching", "LibGit2", "Libdl", "Logging", "Markdown", "Printf", "REPL", "Random", "SHA", "Serialization", "TOML", "Tar", "UUIDs", "p7zip_jll"]
uuid = "44cfe95a-1eb2-52ea-b672-e2afdf69b78f"
version = "1.10.0"

[[deps.PlotThemes]]
deps = ["PlotUtils", "Statistics"]
git-tree-sha1 = "6e55c6841ce3411ccb3457ee52fc48cb698d6fb0"
uuid = "ccf2f8ad-2431-5c83-bf29-c5338b663b6a"
version = "3.2.0"

[[deps.PlotUtils]]
deps = ["ColorSchemes", "Colors", "Dates", "PrecompileTools", "Printf", "Random", "Reexport", "Statistics"]
git-tree-sha1 = "7b1a9df27f072ac4c9c7cbe5efb198489258d1f5"
uuid = "995b91a9-d308-5afd-9ec6-746e21dbc043"
version = "1.4.1"

[[deps.Plots]]
deps = ["Base64", "Contour", "Dates", "Downloads", "FFMPEG", "FixedPointNumbers", "GR", "JLFzf", "JSON", "LaTeXStrings", "Latexify", "LinearAlgebra", "Measures", "NaNMath", "Pkg", "PlotThemes", "PlotUtils", "PrecompileTools", "Printf", "REPL", "Random", "RecipesBase", "RecipesPipeline", "Reexport", "RelocatableFolders", "Requires", "Scratch", "Showoff", "SparseArrays", "Statistics", "StatsBase", "TOML", "UUIDs", "UnicodeFun", "UnitfulLatexify", "Unzip"]
git-tree-sha1 = "45470145863035bb124ca51b320ed35d071cc6c2"
uuid = "91a5bcdd-55d7-5caf-9e0b-520d859cae80"
version = "1.40.8"

    [deps.Plots.extensions]
    FileIOExt = "FileIO"
    GeometryBasicsExt = "GeometryBasics"
    IJuliaExt = "IJulia"
    ImageInTerminalExt = "ImageInTerminal"
    UnitfulExt = "Unitful"

    [deps.Plots.weakdeps]
    FileIO = "5789e2e9-d7fb-5bc7-8068-2c6fae9b9549"
    GeometryBasics = "5c1252a2-5f33-56bf-86c9-59e7332b4326"
    IJulia = "7073ff75-c697-5162-941a-fcdaad2a7d2a"
    ImageInTerminal = "d8c32880-2388-543b-8c61-d9f865259254"
    Unitful = "1986cc42-f94f-5a68-af5c-568840ba703d"

[[deps.PrecompileTools]]
deps = ["Preferences"]
git-tree-sha1 = "5aa36f7049a63a1528fe8f7c3f2113413ffd4e1f"
uuid = "aea7be01-6a6a-4083-8856-8a6e6704d82a"
version = "1.2.1"

[[deps.Preferences]]
deps = ["TOML"]
git-tree-sha1 = "9306f6085165d270f7e3db02af26a400d580f5c6"
uuid = "21216c6a-2e73-6563-6e65-726566657250"
version = "1.4.3"

[[deps.Printf]]
deps = ["Unicode"]
uuid = "de0858da-6303-5e67-8744-51eddeeeb8d7"

[[deps.PtrArrays]]
git-tree-sha1 = "77a42d78b6a92df47ab37e177b2deac405e1c88f"
uuid = "43287f4e-b6f4-7ad1-bb20-aadabca52c3d"
version = "1.2.1"

[[deps.Qt6Base_jll]]
deps = ["Artifacts", "CompilerSupportLibraries_jll", "Fontconfig_jll", "Glib_jll", "JLLWrappers", "Libdl", "Libglvnd_jll", "OpenSSL_jll", "Vulkan_Loader_jll", "Xorg_libSM_jll", "Xorg_libXext_jll", "Xorg_libXrender_jll", "Xorg_libxcb_jll", "Xorg_xcb_util_cursor_jll", "Xorg_xcb_util_image_jll", "Xorg_xcb_util_keysyms_jll", "Xorg_xcb_util_renderutil_jll", "Xorg_xcb_util_wm_jll", "Zlib_jll", "libinput_jll", "xkbcommon_jll"]
git-tree-sha1 = "492601870742dcd38f233b23c3ec629628c1d724"
uuid = "c0090381-4147-56d7-9ebc-da0b1113ec56"
version = "6.7.1+1"

[[deps.Qt6Declarative_jll]]
deps = ["Artifacts", "JLLWrappers", "Libdl", "Qt6Base_jll", "Qt6ShaderTools_jll"]
git-tree-sha1 = "e5dd466bf2569fe08c91a2cc29c1003f4797ac3b"
uuid = "629bc702-f1f5-5709-abd5-49b8460ea067"
version = "6.7.1+2"

[[deps.Qt6ShaderTools_jll]]
deps = ["Artifacts", "JLLWrappers", "Libdl", "Qt6Base_jll"]
git-tree-sha1 = "1a180aeced866700d4bebc3120ea1451201f16bc"
uuid = "ce943373-25bb-56aa-8eca-768745ed7b5a"
version = "6.7.1+1"

[[deps.Qt6Wayland_jll]]
deps = ["Artifacts", "JLLWrappers", "Libdl", "Qt6Base_jll", "Qt6Declarative_jll"]
git-tree-sha1 = "729927532d48cf79f49070341e1d918a65aba6b0"
uuid = "e99dba38-086e-5de3-a5b1-6e4c66e897c3"
version = "6.7.1+1"

[[deps.QuadGK]]
deps = ["DataStructures", "LinearAlgebra"]
git-tree-sha1 = "cda3b045cf9ef07a08ad46731f5a3165e56cf3da"
uuid = "1fd47b50-473d-5c70-9696-f719f8f3bcdc"
version = "2.11.1"

    [deps.QuadGK.extensions]
    QuadGKEnzymeExt = "Enzyme"

    [deps.QuadGK.weakdeps]
    Enzyme = "7da242da-08ed-463a-9acd-ee780be4f1d9"

[[deps.REPL]]
deps = ["InteractiveUtils", "Markdown", "Sockets", "Unicode"]
uuid = "3fa0cd96-eef1-5676-8a61-b3b8758bbffb"

[[deps.Random]]
deps = ["SHA"]
uuid = "9a3f8284-a2c9-5f02-9a11-845980a1fd5c"

[[deps.Ratios]]
deps = ["Requires"]
git-tree-sha1 = "1342a47bf3260ee108163042310d26f2be5ec90b"
uuid = "c84ed2f1-dad5-54f0-aa8e-dbefe2724439"
version = "0.4.5"
weakdeps = ["FixedPointNumbers"]

    [deps.Ratios.extensions]
    RatiosFixedPointNumbersExt = "FixedPointNumbers"

[[deps.RecipesBase]]
deps = ["PrecompileTools"]
git-tree-sha1 = "5c3d09cc4f31f5fc6af001c250bf1278733100ff"
uuid = "3cdcf5f2-1ef4-517c-9805-6587b60abb01"
version = "1.3.4"

[[deps.RecipesPipeline]]
deps = ["Dates", "NaNMath", "PlotUtils", "PrecompileTools", "RecipesBase"]
git-tree-sha1 = "45cf9fd0ca5839d06ef333c8201714e888486342"
uuid = "01d81517-befc-4cb6-b9ec-a95719d0359c"
version = "0.6.12"

[[deps.Reexport]]
git-tree-sha1 = "45e428421666073eab6f2da5c9d310d99bb12f9b"
uuid = "189a3867-3050-52da-a836-e630ba90ab69"
version = "1.2.2"

[[deps.RelocatableFolders]]
deps = ["SHA", "Scratch"]
git-tree-sha1 = "ffdaf70d81cf6ff22c2b6e733c900c3321cab864"
uuid = "05181044-ff0b-4ac5-8273-598c1e38db00"
version = "1.0.1"

[[deps.Requires]]
deps = ["UUIDs"]
git-tree-sha1 = "838a3a4188e2ded87a4f9f184b4b0d78a1e91cb7"
uuid = "ae029012-a4dd-5104-9daa-d747884805df"
version = "1.3.0"

[[deps.Rmath]]
deps = ["Random", "Rmath_jll"]
git-tree-sha1 = "852bd0f55565a9e973fcfee83a84413270224dc4"
uuid = "79098fc4-a85e-5d69-aa6a-4863f24498fa"
version = "0.8.0"

[[deps.Rmath_jll]]
deps = ["Artifacts", "JLLWrappers", "Libdl"]
git-tree-sha1 = "58cdd8fb2201a6267e1db87ff148dd6c1dbd8ad8"
uuid = "f50d1b31-88e8-58de-be2c-1cc44531875f"
version = "0.5.1+0"

[[deps.SHA]]
uuid = "ea8e919c-243c-51af-8825-aaa63cd721ce"
version = "0.7.0"

[[deps.Scratch]]
deps = ["Dates"]
git-tree-sha1 = "3bac05bc7e74a75fd9cba4295cde4045d9fe2386"
uuid = "6c6a2e73-6563-6170-7368-637461726353"
version = "1.2.1"

[[deps.SentinelArrays]]
deps = ["Dates", "Random"]
git-tree-sha1 = "ff11acffdb082493657550959d4feb4b6149e73a"
uuid = "91c51154-3ec4-41a3-a24f-3f23e20d615c"
version = "1.4.5"

[[deps.Serialization]]
uuid = "9e88b42a-f829-5b0c-bbe9-9e923198166b"

[[deps.SharedArrays]]
deps = ["Distributed", "Mmap", "Random", "Serialization"]
uuid = "1a1011a3-84de-559e-8e89-a11a2f7dc383"

[[deps.Showoff]]
deps = ["Dates", "Grisu"]
git-tree-sha1 = "91eddf657aca81df9ae6ceb20b959ae5653ad1de"
uuid = "992d4aef-0814-514b-bc4d-f2e9a6c4116f"
version = "1.0.3"

[[deps.SimpleBufferStream]]
git-tree-sha1 = "f305871d2f381d21527c770d4788c06c097c9bc1"
uuid = "777ac1f9-54b0-4bf8-805c-2214025038e7"
version = "1.2.0"

[[deps.Sockets]]
uuid = "6462fe0b-24de-5631-8697-dd941f90decc"

[[deps.SortingAlgorithms]]
deps = ["DataStructures"]
git-tree-sha1 = "66e0a8e672a0bdfca2c3f5937efb8538b9ddc085"
uuid = "a2af1166-a08f-5f64-846c-94a0d3cef48c"
version = "1.2.1"

[[deps.SparseArrays]]
deps = ["Libdl", "LinearAlgebra", "Random", "Serialization", "SuiteSparse_jll"]
uuid = "2f01184e-e22b-5df5-ae63-d93ebab69eaf"
version = "1.10.0"

[[deps.SpecialFunctions]]
deps = ["IrrationalConstants", "LogExpFunctions", "OpenLibm_jll", "OpenSpecFun_jll"]
git-tree-sha1 = "2f5d4697f21388cbe1ff299430dd169ef97d7e14"
uuid = "276daf66-3868-5448-9aa4-cd146d93841b"
version = "2.4.0"
weakdeps = ["ChainRulesCore"]

    [deps.SpecialFunctions.extensions]
    SpecialFunctionsChainRulesCoreExt = "ChainRulesCore"

[[deps.StaticArrays]]
deps = ["LinearAlgebra", "PrecompileTools", "Random", "StaticArraysCore"]
git-tree-sha1 = "eeafab08ae20c62c44c8399ccb9354a04b80db50"
uuid = "90137ffa-7385-5640-81b9-e52037218182"
version = "1.9.7"
weakdeps = ["ChainRulesCore", "Statistics"]

    [deps.StaticArrays.extensions]
    StaticArraysChainRulesCoreExt = "ChainRulesCore"
    StaticArraysStatisticsExt = "Statistics"

[[deps.StaticArraysCore]]
git-tree-sha1 = "192954ef1208c7019899fbf8049e717f92959682"
uuid = "1e83bf80-4336-4d27-bf5d-d5a4f845583c"
version = "1.4.3"

[[deps.Statistics]]
deps = ["LinearAlgebra", "SparseArrays"]
uuid = "10745b16-79ce-11e8-11f9-7d13ad32a3b2"
version = "1.10.0"

[[deps.StatsAPI]]
deps = ["LinearAlgebra"]
git-tree-sha1 = "1ff449ad350c9c4cbc756624d6f8a8c3ef56d3ed"
uuid = "82ae8749-77ed-4fe6-ae5f-f523153014b0"
version = "1.7.0"

[[deps.StatsBase]]
deps = ["DataAPI", "DataStructures", "LinearAlgebra", "LogExpFunctions", "Missings", "Printf", "Random", "SortingAlgorithms", "SparseArrays", "Statistics", "StatsAPI"]
git-tree-sha1 = "5cf7606d6cef84b543b483848d4ae08ad9832b21"
uuid = "2913bbd2-ae8a-5f71-8c99-4fb6c76f3a91"
version = "0.34.3"

[[deps.StatsFuns]]
deps = ["HypergeometricFunctions", "IrrationalConstants", "LogExpFunctions", "Reexport", "Rmath", "SpecialFunctions"]
git-tree-sha1 = "b423576adc27097764a90e163157bcfc9acf0f46"
uuid = "4c63d2b9-4356-54db-8cca-17b64c39e42c"
version = "1.3.2"

    [deps.StatsFuns.extensions]
    StatsFunsChainRulesCoreExt = "ChainRulesCore"
    StatsFunsInverseFunctionsExt = "InverseFunctions"

    [deps.StatsFuns.weakdeps]
    ChainRulesCore = "d360d2e6-b24c-11e9-a2a3-2a2ae2dbcce4"
    InverseFunctions = "3587e190-3f89-42d0-90ee-14403ec27112"

[[deps.StatsPlots]]
deps = ["AbstractFFTs", "Clustering", "DataStructures", "Distributions", "Interpolations", "KernelDensity", "LinearAlgebra", "MultivariateStats", "NaNMath", "Observables", "Plots", "RecipesBase", "RecipesPipeline", "Reexport", "StatsBase", "TableOperations", "Tables", "Widgets"]
git-tree-sha1 = "3b1dcbf62e469a67f6733ae493401e53d92ff543"
uuid = "f3b207a7-027a-5e70-b257-86293d7955fd"
version = "0.15.7"

[[deps.SuiteSparse]]
deps = ["Libdl", "LinearAlgebra", "Serialization", "SparseArrays"]
uuid = "4607b0f0-06f3-5cda-b6b1-a6196a1729e9"

[[deps.SuiteSparse_jll]]
deps = ["Artifacts", "Libdl", "libblastrampoline_jll"]
uuid = "bea87d4a-7f5b-5778-9afe-8cc45184846c"
version = "7.2.1+1"

[[deps.TOML]]
deps = ["Dates"]
uuid = "fa267f1f-6049-4f14-aa54-33bafae1ed76"
version = "1.0.3"

[[deps.TableOperations]]
deps = ["SentinelArrays", "Tables", "Test"]
git-tree-sha1 = "e383c87cf2a1dc41fa30c093b2a19877c83e1bc1"
uuid = "ab02a1b2-a7df-11e8-156e-fb1833f50b87"
version = "1.2.0"

[[deps.TableTraits]]
deps = ["IteratorInterfaceExtensions"]
git-tree-sha1 = "c06b2f539df1c6efa794486abfb6ed2022561a39"
uuid = "3783bdb8-4a98-5b6b-af9a-565f29a5fe9c"
version = "1.0.1"

[[deps.Tables]]
deps = ["DataAPI", "DataValueInterfaces", "IteratorInterfaceExtensions", "OrderedCollections", "TableTraits"]
git-tree-sha1 = "598cd7c1f68d1e205689b1c2fe65a9f85846f297"
uuid = "bd369af6-aec1-5ad0-b16a-f7cc5008161c"
version = "1.12.0"

[[deps.Tar]]
deps = ["ArgTools", "SHA"]
uuid = "a4e569a6-e804-4fa4-b0f3-eef7a1d5b13e"
version = "1.10.0"

[[deps.TensorCore]]
deps = ["LinearAlgebra"]
git-tree-sha1 = "1feb45f88d133a655e001435632f019a9a1bcdb6"
uuid = "62fd8b95-f654-4bbd-a8a5-9c27f68ccd50"
version = "0.1.1"

[[deps.Test]]
deps = ["InteractiveUtils", "Logging", "Random", "Serialization"]
uuid = "8dfed614-e22c-5e08-85e1-65c5234f0b40"

[[deps.TranscodingStreams]]
git-tree-sha1 = "e84b3a11b9bece70d14cce63406bbc79ed3464d2"
uuid = "3bb67fe8-82b1-5028-8e26-92a6c54297fa"
version = "0.11.2"

[[deps.URIs]]
git-tree-sha1 = "67db6cc7b3821e19ebe75791a9dd19c9b1188f2b"
uuid = "5c2747f8-b7ea-4ff2-ba2e-563bfd36b1d4"
version = "1.5.1"

[[deps.UUIDs]]
deps = ["Random", "SHA"]
uuid = "cf7118a7-6976-5b1a-9a39-7adc72f591a4"

[[deps.Unicode]]
uuid = "4ec0a83e-493e-50e2-b9ac-8f72acf5a8f5"

[[deps.UnicodeFun]]
deps = ["REPL"]
git-tree-sha1 = "53915e50200959667e78a92a418594b428dffddf"
uuid = "1cfade01-22cf-5700-b092-accc4b62d6e1"
version = "0.4.1"

[[deps.Unitful]]
deps = ["Dates", "LinearAlgebra", "Random"]
git-tree-sha1 = "d95fe458f26209c66a187b1114df96fd70839efd"
uuid = "1986cc42-f94f-5a68-af5c-568840ba703d"
version = "1.21.0"

    [deps.Unitful.extensions]
    ConstructionBaseUnitfulExt = "ConstructionBase"
    InverseFunctionsUnitfulExt = "InverseFunctions"

    [deps.Unitful.weakdeps]
    ConstructionBase = "187b0558-2788-49d3-abe0-74a17ed4e7c9"
    InverseFunctions = "3587e190-3f89-42d0-90ee-14403ec27112"

[[deps.UnitfulLatexify]]
deps = ["LaTeXStrings", "Latexify", "Unitful"]
git-tree-sha1 = "975c354fcd5f7e1ddcc1f1a23e6e091d99e99bc8"
uuid = "45397f5d-5981-4c77-b2b3-fc36d6e9b728"
version = "1.6.4"

[[deps.Unzip]]
git-tree-sha1 = "ca0969166a028236229f63514992fc073799bb78"
uuid = "41fe7b60-77ed-43a1-b4f0-825fd5a5650d"
version = "0.2.0"

[[deps.Vulkan_Loader_jll]]
deps = ["Artifacts", "JLLWrappers", "Libdl", "Wayland_jll", "Xorg_libX11_jll", "Xorg_libXrandr_jll", "xkbcommon_jll"]
git-tree-sha1 = "2f0486047a07670caad3a81a075d2e518acc5c59"
uuid = "a44049a8-05dd-5a78-86c9-5fde0876e88c"
version = "1.3.243+0"

[[deps.Wayland_jll]]
deps = ["Artifacts", "EpollShim_jll", "Expat_jll", "JLLWrappers", "Libdl", "Libffi_jll", "Pkg", "XML2_jll"]
git-tree-sha1 = "7558e29847e99bc3f04d6569e82d0f5c54460703"
uuid = "a2964d1f-97da-50d4-b82a-358c7fce9d89"
version = "1.21.0+1"

[[deps.Wayland_protocols_jll]]
deps = ["Artifacts", "JLLWrappers", "Libdl", "Pkg"]
git-tree-sha1 = "93f43ab61b16ddfb2fd3bb13b3ce241cafb0e6c9"
uuid = "2381bf8a-dfd0-557d-9999-79630e7b1b91"
version = "1.31.0+0"

[[deps.Widgets]]
deps = ["Colors", "Dates", "Observables", "OrderedCollections"]
git-tree-sha1 = "fcdae142c1cfc7d89de2d11e08721d0f2f86c98a"
uuid = "cc8bc4a8-27d6-5769-a93b-9d913e69aa62"
version = "0.6.6"

[[deps.WoodburyMatrices]]
deps = ["LinearAlgebra", "SparseArrays"]
git-tree-sha1 = "c1a7aa6219628fcd757dede0ca95e245c5cd9511"
uuid = "efce3f68-66dc-5838-9240-27a6d6f5f9b6"
version = "1.0.0"

[[deps.XML2_jll]]
deps = ["Artifacts", "JLLWrappers", "Libdl", "Libiconv_jll", "Zlib_jll"]
git-tree-sha1 = "1165b0443d0eca63ac1e32b8c0eb69ed2f4f8127"
uuid = "02c8fc9c-b97f-50b9-bbe4-9be30ff0a78a"
version = "2.13.3+0"

[[deps.XSLT_jll]]
deps = ["Artifacts", "JLLWrappers", "Libdl", "Libgcrypt_jll", "Libgpg_error_jll", "Libiconv_jll", "XML2_jll", "Zlib_jll"]
git-tree-sha1 = "a54ee957f4c86b526460a720dbc882fa5edcbefc"
uuid = "aed1982a-8fda-507f-9586-7b0439959a61"
version = "1.1.41+0"

[[deps.XZ_jll]]
deps = ["Artifacts", "JLLWrappers", "Libdl"]
git-tree-sha1 = "ac88fb95ae6447c8dda6a5503f3bafd496ae8632"
uuid = "ffd25f8a-64ca-5728-b0f7-c24cf3aae800"
version = "5.4.6+0"

[[deps.Xorg_libICE_jll]]
deps = ["Artifacts", "JLLWrappers", "Libdl"]
git-tree-sha1 = "326b4fea307b0b39892b3e85fa451692eda8d46c"
uuid = "f67eecfb-183a-506d-b269-f58e52b52d7c"
version = "1.1.1+0"

[[deps.Xorg_libSM_jll]]
deps = ["Artifacts", "JLLWrappers", "Libdl", "Xorg_libICE_jll"]
git-tree-sha1 = "3796722887072218eabafb494a13c963209754ce"
uuid = "c834827a-8449-5923-a945-d239c165b7dd"
version = "1.2.4+0"

[[deps.Xorg_libX11_jll]]
deps = ["Artifacts", "JLLWrappers", "Libdl", "Xorg_libxcb_jll", "Xorg_xtrans_jll"]
git-tree-sha1 = "afead5aba5aa507ad5a3bf01f58f82c8d1403495"
uuid = "4f6342f7-b3d2-589e-9d20-edeb45f2b2bc"
version = "1.8.6+0"

[[deps.Xorg_libXau_jll]]
deps = ["Artifacts", "JLLWrappers", "Libdl"]
git-tree-sha1 = "6035850dcc70518ca32f012e46015b9beeda49d8"
uuid = "0c0b7dd1-d40b-584c-a123-a41640f87eec"
version = "1.0.11+0"

[[deps.Xorg_libXcursor_jll]]
deps = ["Artifacts", "JLLWrappers", "Libdl", "Pkg", "Xorg_libXfixes_jll", "Xorg_libXrender_jll"]
git-tree-sha1 = "12e0eb3bc634fa2080c1c37fccf56f7c22989afd"
uuid = "935fb764-8cf2-53bf-bb30-45bb1f8bf724"
version = "1.2.0+4"

[[deps.Xorg_libXdmcp_jll]]
deps = ["Artifacts", "JLLWrappers", "Libdl"]
git-tree-sha1 = "34d526d318358a859d7de23da945578e8e8727b7"
uuid = "a3789734-cfe1-5b06-b2d0-1dd0d9d62d05"
version = "1.1.4+0"

[[deps.Xorg_libXext_jll]]
deps = ["Artifacts", "JLLWrappers", "Libdl", "Xorg_libX11_jll"]
git-tree-sha1 = "d2d1a5c49fae4ba39983f63de6afcbea47194e85"
uuid = "1082639a-0dae-5f34-9b06-72781eeb8cb3"
version = "1.3.6+0"

[[deps.Xorg_libXfixes_jll]]
deps = ["Artifacts", "JLLWrappers", "Libdl", "Pkg", "Xorg_libX11_jll"]
git-tree-sha1 = "0e0dc7431e7a0587559f9294aeec269471c991a4"
uuid = "d091e8ba-531a-589c-9de9-94069b037ed8"
version = "5.0.3+4"

[[deps.Xorg_libXi_jll]]
deps = ["Artifacts", "JLLWrappers", "Libdl", "Pkg", "Xorg_libXext_jll", "Xorg_libXfixes_jll"]
git-tree-sha1 = "89b52bc2160aadc84d707093930ef0bffa641246"
uuid = "a51aa0fd-4e3c-5386-b890-e753decda492"
version = "1.7.10+4"

[[deps.Xorg_libXinerama_jll]]
deps = ["Artifacts", "JLLWrappers", "Libdl", "Pkg", "Xorg_libXext_jll"]
git-tree-sha1 = "26be8b1c342929259317d8b9f7b53bf2bb73b123"
uuid = "d1454406-59df-5ea1-beac-c340f2130bc3"
version = "1.1.4+4"

[[deps.Xorg_libXrandr_jll]]
deps = ["Artifacts", "JLLWrappers", "Libdl", "Pkg", "Xorg_libXext_jll", "Xorg_libXrender_jll"]
git-tree-sha1 = "34cea83cb726fb58f325887bf0612c6b3fb17631"
uuid = "ec84b674-ba8e-5d96-8ba1-2a689ba10484"
version = "1.5.2+4"

[[deps.Xorg_libXrender_jll]]
deps = ["Artifacts", "JLLWrappers", "Libdl", "Xorg_libX11_jll"]
git-tree-sha1 = "47e45cd78224c53109495b3e324df0c37bb61fbe"
uuid = "ea2f1a96-1ddc-540d-b46f-429655e07cfa"
version = "0.9.11+0"

[[deps.Xorg_libpthread_stubs_jll]]
deps = ["Artifacts", "JLLWrappers", "Libdl"]
git-tree-sha1 = "8fdda4c692503d44d04a0603d9ac0982054635f9"
uuid = "14d82f49-176c-5ed1-bb49-ad3f5cbd8c74"
version = "0.1.1+0"

[[deps.Xorg_libxcb_jll]]
deps = ["Artifacts", "JLLWrappers", "Libdl", "XSLT_jll", "Xorg_libXau_jll", "Xorg_libXdmcp_jll", "Xorg_libpthread_stubs_jll"]
git-tree-sha1 = "bcd466676fef0878338c61e655629fa7bbc69d8e"
uuid = "c7cfdc94-dc32-55de-ac96-5a1b8d977c5b"
version = "1.17.0+0"

[[deps.Xorg_libxkbfile_jll]]
deps = ["Artifacts", "JLLWrappers", "Libdl", "Xorg_libX11_jll"]
git-tree-sha1 = "730eeca102434283c50ccf7d1ecdadf521a765a4"
uuid = "cc61e674-0454-545c-8b26-ed2c68acab7a"
version = "1.1.2+0"

[[deps.Xorg_xcb_util_cursor_jll]]
deps = ["Artifacts", "JLLWrappers", "Libdl", "Xorg_xcb_util_image_jll", "Xorg_xcb_util_jll", "Xorg_xcb_util_renderutil_jll"]
git-tree-sha1 = "04341cb870f29dcd5e39055f895c39d016e18ccd"
uuid = "e920d4aa-a673-5f3a-b3d7-f755a4d47c43"
version = "0.1.4+0"

[[deps.Xorg_xcb_util_image_jll]]
deps = ["Artifacts", "JLLWrappers", "Libdl", "Pkg", "Xorg_xcb_util_jll"]
git-tree-sha1 = "0fab0a40349ba1cba2c1da699243396ff8e94b97"
uuid = "12413925-8142-5f55-bb0e-6d7ca50bb09b"
version = "0.4.0+1"

[[deps.Xorg_xcb_util_jll]]
deps = ["Artifacts", "JLLWrappers", "Libdl", "Pkg", "Xorg_libxcb_jll"]
git-tree-sha1 = "e7fd7b2881fa2eaa72717420894d3938177862d1"
uuid = "2def613f-5ad1-5310-b15b-b15d46f528f5"
version = "0.4.0+1"

[[deps.Xorg_xcb_util_keysyms_jll]]
deps = ["Artifacts", "JLLWrappers", "Libdl", "Pkg", "Xorg_xcb_util_jll"]
git-tree-sha1 = "d1151e2c45a544f32441a567d1690e701ec89b00"
uuid = "975044d2-76e6-5fbe-bf08-97ce7c6574c7"
version = "0.4.0+1"

[[deps.Xorg_xcb_util_renderutil_jll]]
deps = ["Artifacts", "JLLWrappers", "Libdl", "Pkg", "Xorg_xcb_util_jll"]
git-tree-sha1 = "dfd7a8f38d4613b6a575253b3174dd991ca6183e"
uuid = "0d47668e-0667-5a69-a72c-f761630bfb7e"
version = "0.3.9+1"

[[deps.Xorg_xcb_util_wm_jll]]
deps = ["Artifacts", "JLLWrappers", "Libdl", "Pkg", "Xorg_xcb_util_jll"]
git-tree-sha1 = "e78d10aab01a4a154142c5006ed44fd9e8e31b67"
uuid = "c22f9ab0-d5fe-5066-847c-f4bb1cd4e361"
version = "0.4.1+1"

[[deps.Xorg_xkbcomp_jll]]
deps = ["Artifacts", "JLLWrappers", "Libdl", "Xorg_libxkbfile_jll"]
git-tree-sha1 = "330f955bc41bb8f5270a369c473fc4a5a4e4d3cb"
uuid = "35661453-b289-5fab-8a00-3d9160c6a3a4"
version = "1.4.6+0"

[[deps.Xorg_xkeyboard_config_jll]]
deps = ["Artifacts", "JLLWrappers", "Libdl", "Xorg_xkbcomp_jll"]
git-tree-sha1 = "691634e5453ad362044e2ad653e79f3ee3bb98c3"
uuid = "33bec58e-1273-512f-9401-5d533626f822"
version = "2.39.0+0"

[[deps.Xorg_xtrans_jll]]
deps = ["Artifacts", "JLLWrappers", "Libdl"]
git-tree-sha1 = "e92a1a012a10506618f10b7047e478403a046c77"
uuid = "c5fb5394-a638-5e4d-96e5-b29de1b5cf10"
version = "1.5.0+0"

[[deps.Zlib_jll]]
deps = ["Libdl"]
uuid = "83775a58-1f1d-513f-b197-d71354ab007a"
version = "1.2.13+1"

[[deps.Zstd_jll]]
deps = ["Artifacts", "JLLWrappers", "Libdl"]
git-tree-sha1 = "e678132f07ddb5bfa46857f0d7620fb9be675d3b"
uuid = "3161d3a3-bdf6-5164-811a-617609db77b4"
version = "1.5.6+0"

[[deps.eudev_jll]]
deps = ["Artifacts", "JLLWrappers", "Libdl", "Pkg", "gperf_jll"]
git-tree-sha1 = "431b678a28ebb559d224c0b6b6d01afce87c51ba"
uuid = "35ca27e7-8b34-5b7f-bca9-bdc33f59eb06"
version = "3.2.9+0"

[[deps.fzf_jll]]
deps = ["Artifacts", "JLLWrappers", "Libdl"]
git-tree-sha1 = "936081b536ae4aa65415d869287d43ef3cb576b2"
uuid = "214eeab7-80f7-51ab-84ad-2988db7cef09"
version = "0.53.0+0"

[[deps.gperf_jll]]
deps = ["Artifacts", "JLLWrappers", "Libdl", "Pkg"]
git-tree-sha1 = "3516a5630f741c9eecb3720b1ec9d8edc3ecc033"
uuid = "1a1c6b14-54f6-533d-8383-74cd7377aa70"
version = "3.1.1+0"

[[deps.libaom_jll]]
deps = ["Artifacts", "JLLWrappers", "Libdl"]
git-tree-sha1 = "1827acba325fdcdf1d2647fc8d5301dd9ba43a9d"
uuid = "a4ae2306-e953-59d6-aa16-d00cac43593b"
version = "3.9.0+0"

[[deps.libass_jll]]
deps = ["Artifacts", "Bzip2_jll", "FreeType2_jll", "FriBidi_jll", "HarfBuzz_jll", "JLLWrappers", "Libdl", "Zlib_jll"]
git-tree-sha1 = "e17c115d55c5fbb7e52ebedb427a0dca79d4484e"
uuid = "0ac62f75-1d6f-5e53-bd7c-93b484bb37c0"
version = "0.15.2+0"

[[deps.libblastrampoline_jll]]
deps = ["Artifacts", "Libdl"]
uuid = "8e850b90-86db-534c-a0d3-1478176c7d93"
version = "5.11.0+0"

[[deps.libdecor_jll]]
deps = ["Artifacts", "Dbus_jll", "JLLWrappers", "Libdl", "Libglvnd_jll", "Pango_jll", "Wayland_jll", "xkbcommon_jll"]
git-tree-sha1 = "9bf7903af251d2050b467f76bdbe57ce541f7f4f"
uuid = "1183f4f0-6f2a-5f1a-908b-139f9cdfea6f"
version = "0.2.2+0"

[[deps.libevdev_jll]]
deps = ["Artifacts", "JLLWrappers", "Libdl", "Pkg"]
git-tree-sha1 = "141fe65dc3efabb0b1d5ba74e91f6ad26f84cc22"
uuid = "2db6ffa8-e38f-5e21-84af-90c45d0032cc"
version = "1.11.0+0"

[[deps.libfdk_aac_jll]]
deps = ["Artifacts", "JLLWrappers", "Libdl"]
git-tree-sha1 = "8a22cf860a7d27e4f3498a0fe0811a7957badb38"
uuid = "f638f0a6-7fb0-5443-88ba-1cc74229b280"
version = "2.0.3+0"

[[deps.libinput_jll]]
deps = ["Artifacts", "JLLWrappers", "Libdl", "Pkg", "eudev_jll", "libevdev_jll", "mtdev_jll"]
git-tree-sha1 = "ad50e5b90f222cfe78aa3d5183a20a12de1322ce"
uuid = "36db933b-70db-51c0-b978-0f229ee0e533"
version = "1.18.0+0"

[[deps.libpng_jll]]
deps = ["Artifacts", "JLLWrappers", "Libdl", "Zlib_jll"]
git-tree-sha1 = "d7015d2e18a5fd9a4f47de711837e980519781a4"
uuid = "b53b4c65-9356-5827-b1ea-8c7a1a84506f"
version = "1.6.43+1"

[[deps.libvorbis_jll]]
deps = ["Artifacts", "JLLWrappers", "Libdl", "Ogg_jll", "Pkg"]
git-tree-sha1 = "490376214c4721cdaca654041f635213c6165cb3"
uuid = "f27f6e37-5d2b-51aa-960f-b287f2bc3b7a"
version = "1.3.7+2"

[[deps.mtdev_jll]]
deps = ["Artifacts", "JLLWrappers", "Libdl", "Pkg"]
git-tree-sha1 = "814e154bdb7be91d78b6802843f76b6ece642f11"
uuid = "009596ad-96f7-51b1-9f1b-5ce2d5e8a71e"
version = "1.1.6+0"

[[deps.nghttp2_jll]]
deps = ["Artifacts", "Libdl"]
uuid = "8e850ede-7688-5339-a07c-302acd2aaf8d"
version = "1.52.0+1"

[[deps.oneTBB_jll]]
deps = ["Artifacts", "JLLWrappers", "Libdl"]
git-tree-sha1 = "7d0ea0f4895ef2f5cb83645fa689e52cb55cf493"
uuid = "1317d2d5-d96f-522e-a858-c73665f53c3e"
version = "2021.12.0+0"

[[deps.p7zip_jll]]
deps = ["Artifacts", "Libdl"]
uuid = "3f19e933-33d8-53b3-aaab-bd5110c3b7a0"
version = "17.4.0+2"

[[deps.x264_jll]]
deps = ["Artifacts", "JLLWrappers", "Libdl", "Pkg"]
git-tree-sha1 = "4fea590b89e6ec504593146bf8b988b2c00922b2"
uuid = "1270edf5-f2f9-52d2-97e9-ab00b5d0237a"
version = "2021.5.5+0"

[[deps.x265_jll]]
deps = ["Artifacts", "JLLWrappers", "Libdl", "Pkg"]
git-tree-sha1 = "ee567a171cce03570d77ad3a43e90218e38937a9"
uuid = "dfaa095f-4041-5dcd-9319-2fabd8486b76"
version = "3.5.0+0"

[[deps.xkbcommon_jll]]
deps = ["Artifacts", "JLLWrappers", "Libdl", "Pkg", "Wayland_jll", "Wayland_protocols_jll", "Xorg_libxcb_jll", "Xorg_xkeyboard_config_jll"]
git-tree-sha1 = "9c304562909ab2bab0262639bd4f444d7bc2be37"
uuid = "d8fb68d0-12a3-5cfd-a85a-d49703b185fd"
version = "1.4.1+1"
"""

# ╔═╡ Cell order:
# ╠═f04296a0-7b74-11ef-2f22-35ce664933f5
# ╠═fa894bec-a973-403a-a1aa-3b86d2c5f85d
# ╠═c34b0b3c-3fda-430c-ada0-e44e34d73f3e
# ╠═7d1e3797-21d5-4c85-9bd7-7c56e2a66539
# ╠═fcfc3577-aaba-4156-960c-8bd348c309ec
# ╠═f317327f-90f2-467a-92bb-4188cf17e640
# ╠═6ba02a70-4c56-42d3-848b-291445ceedc9
# ╠═e3d2ee68-742e-4efc-83af-fa2339f5db8f
# ╠═f8c51669-782d-4136-ac83-64ee1d3f28c6
# ╠═547a8be7-bc76-425f-937b-a6be3cd6c3f3
# ╠═368c9054-96e8-4059-b8dc-029677ebeef9
# ╠═da7fb093-6b5e-4ec8-9ec1-fb93f4062b92
# ╠═854601e1-96f0-4ef8-b4a4-116dd31f6fc2
# ╠═1af568fb-05ea-419c-b97c-b95d369ef380
# ╠═b9d35eea-dd1f-4b48-8f4f-f9eddf02dafa
# ╟─00000000-0000-0000-0000-000000000001
# ╟─00000000-0000-0000-0000-000000000002
